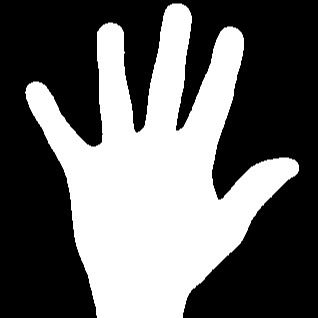
#> input picture hand_template1.jpeg, 318 x 318 px
$ python hand_detector.py
#> lines starting #> are read from the running program, lines starting #| are printed output that depends on the picture
import cv2
import numpy as np

# for video feed from webcam
video_feed = cv2.VideoCapture(0)

# template image for hand detection
hand_template_gray = cv2.imread('hand_template1.jpeg', 0)
#> hand_template_gray is the input picture: shape (318, 318); min 0, max 255, mean 102.5
hand_template_gray_flipped = cv2.flip(hand_template_gray, 1)
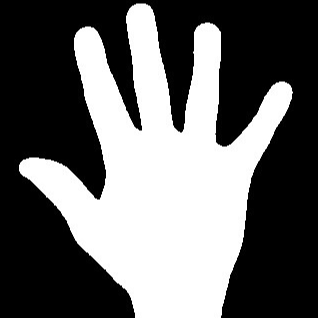
#> hand_template_gray_flipped: shape (318, 318); min 0, max 255, mean 102.5
height, width = hand_template_gray.shape[::1]
#> height = 318; width = 318

while True:
    ret1, image = video_feed.read()
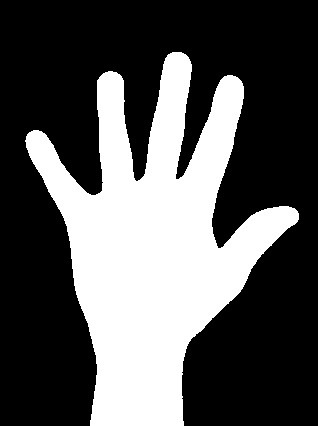
#> input picture hand_template.jpeg, 318 x 426 px, given in place of the camera
#> image is the input picture: shape (426, 318, 3); min 0, max 255, mean 86.4
    # applying skin colour mask
    hsv_image = cv2.cvtColor(image, cv2.COLOR_BGR2HSV)
#> hsv_image: shape (426, 318, 3); mean H, S, V 0, 0, 86.4
    lower_bound = np.array([0, 38, 70], dtype="uint8")
    upper_bound = np.array([20, 255, 255], dtype="uint8")
    mask = cv2.inRange(hsv_image, lower_bound, upper_bound)
#> mask: shape (426, 318); every value is 0
    # blurring to remove noise, with a kernel of 2x2 size
    blurred = cv2.blur(mask, (2, 2))
    # template matching to hand_template
    match1 = cv2.matchTemplate(blurred, hand_template_gray, cv2.TM_CCOEFF_NORMED)
#> match1 = 109 values from 0 to 0
    match2 = cv2.matchTemplate(blurred, hand_template_gray_flipped, cv2.TM_CCOEFF_NORMED)
#> match2 = 109 values from 0 to 0
    threshold = 0.6
    valid_points1 = np.where(match1 >= threshold)
#> valid_points1 = (empty array, empty array)
    valid_points2 = np.where(match2 >= threshold)
#> valid_points2 = (empty array, empty array)
    for point in zip(*valid_points1[::-1]):
        cv2.rectangle(image, point, (point[0] + width, point[1] + height), (255, 0, 0), 1 )
#> this loop made 0 passes
    for point in zip(*valid_points2[::-1]):
        cv2.rectangle(image, point, (point[0] + width, point[1] + height), (255, 0, 0), 1 )
    # show video with hand detection
    cv2.imshow("Video Feed", image)
    if cv2.waitKey(1) & 0xFF == ord('q'):
#> (key q is pressed here)
        break

video_feed.release()
cv2.destroyAllWindows()
